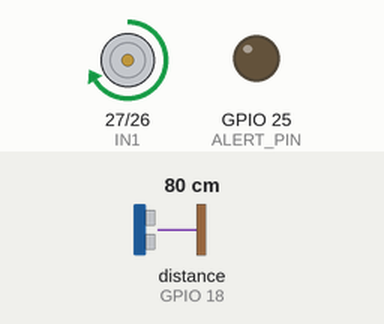
Recording of a sketch running on a simulated ESP32. Shown: motor-driver pin pairs drawn as motors (green arrow = first pin HIGH = forward, orange = second pin HIGH = backward, longer = more drive, scaled by the enable pin), output pins drawn as LEDs (lit = HIGH). Wiring (inferred from the names in the program): ultrasonic range finder: trigger GPIO 5; echo GPIO 18. The test bench sets the inputs (shaded band); at power-on: distance to the obstacle (sensor on GPIO 18) 80 cm. The echo pulse lasts 58.3 µs per cm; pins used as bus, display or sensor lines are not drawn; what the sketch prints to the serial monitor is not drawn.

Above: at 1.3 s.
1.4 s: distance to the obstacle (sensor on GPIO 18) set to 12 cm
2.9 s: distance to the obstacle (sensor on GPIO 18) set to 9 cm
At 3.9 s:
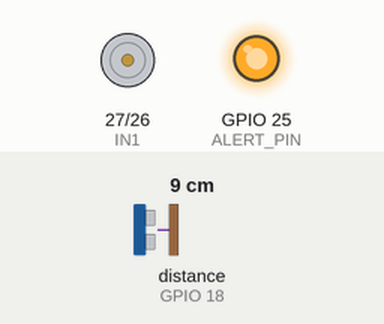
4.5 s: distance to the obstacle (sensor on GPIO 18) set to 18 cm
At 5.2 s:
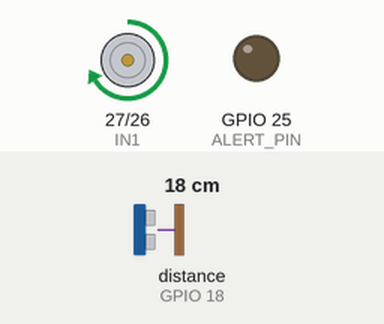
6.0 s: distance to the obstacle (sensor on GPIO 18) set to 2 cm
At 6.5 s:
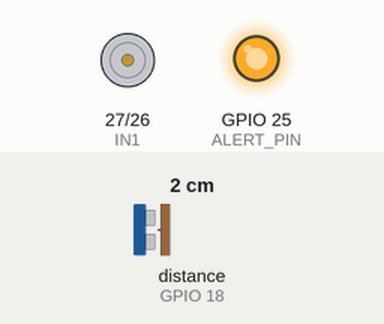
Timing chart, 0 to 8.5 s (numbered marks = the images above; inputs shaded):
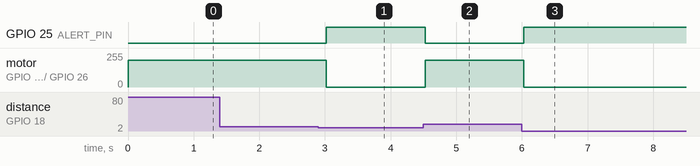

Measured:
- the behaviour switches between 11 and 10 cm on distance to the obstacle (sensor on GPIO 18) (found by bisection; images 0 and 1)
- after the input at 1.4 s, every drawn part: stays the same
- after the input at 2.9 s, GPIO 25 (ALERT_PIN): LOW → HIGH after 0.12 s; motor on GPIO 27 (IN1) / GPIO 26 (IN2): forward 200/255 → stopped after 0.12 s
- after the input at 4.5 s, GPIO 25 (ALERT_PIN): HIGH → LOW at once; motor on GPIO 27 (IN1) / GPIO 26 (IN2): stopped → forward 200/255 at once
- after the input at 6.0 s, GPIO 25 (ALERT_PIN): LOW → HIGH at once; motor on GPIO 27 (IN1) / GPIO 26 (IN2): forward 200/255 → stopped at once

The sketch:

Task_10_ultersonicSensor_Motor_Control.ino
```cpp
#define TRIG_PIN 5
#define ECHO_PIN 18
#define ALERT_PIN 25

#define ENA 14
#define IN1 27
#define IN2 26

void setup() {
  Serial.begin(115200);
  pinMode(TRIG_PIN, OUTPUT);
  pinMode(ECHO_PIN, INPUT);
  pinMode(ALERT_PIN, OUTPUT);

  pinMode(ENA, OUTPUT);
  pinMode(IN1, OUTPUT);
  pinMode(IN2, OUTPUT);
}

long getDistance() {
  digitalWrite(TRIG_PIN, LOW);
  delayMicroseconds(2);
  digitalWrite(TRIG_PIN, HIGH);
  delayMicroseconds(10);
  digitalWrite(TRIG_PIN, LOW);

  long duration = pulseIn(ECHO_PIN, HIGH);
  long distance = duration * 0.034 / 2;
  return distance;
}

void loop() {
  long distance = getDistance();
  Serial.print("Distance: ");
  Serial.print(distance);
  Serial.println(" cm");


  if (distance < 10) {
    digitalWrite(ALERT_PIN, HIGH);
     // STOP
    digitalWrite(IN1, LOW);
    digitalWrite(IN2, LOW);
    Serial.println("⚠️ Object Too Close! ⚠️");
  } else {
    digitalWrite(ALERT_PIN, LOW);
    // Forward
    digitalWrite(IN1, HIGH);
    digitalWrite(IN2, LOW);
    analogWrite(ENA, 200);
  }

  delay(500);
}
```
